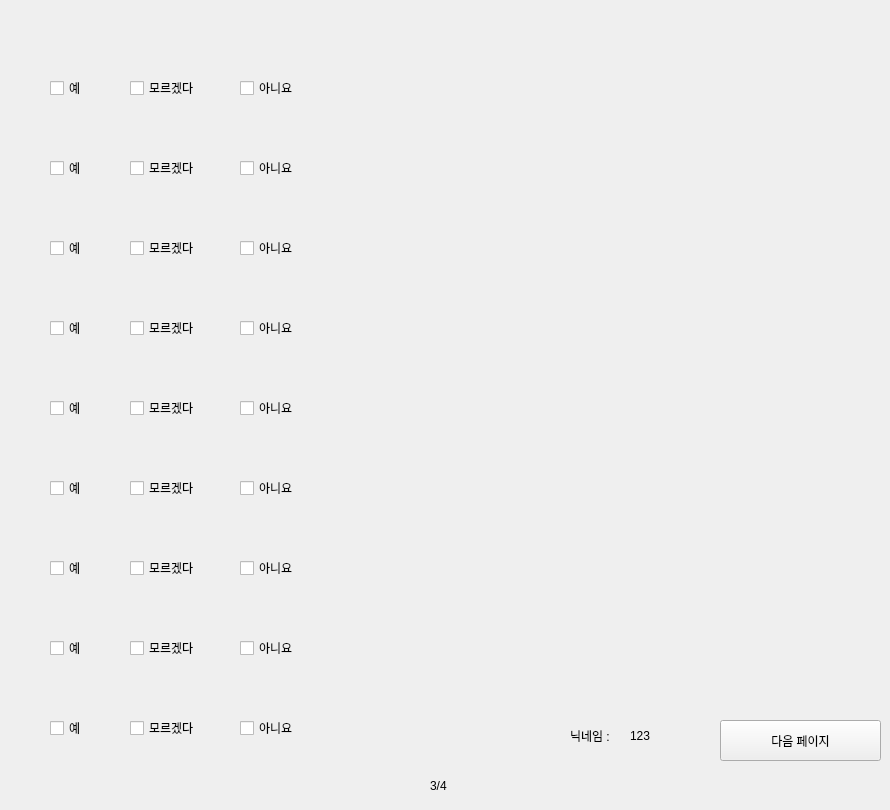
   <widget class="QWidget" name="page_10">
    <widget class="QCheckBox" name="h_22_2">
     <property name="geometry">
      <rect>
       <x>130</x>
       <y>320</y>
       <width>81</width>
       <height>16</height>
      </rect>
     </property>
     <property name="text">
      <string>모르겠다</string>
     </property>
     <attribute name="buttonGroup">
      <string notr="true">buttonGroup_22</string>
     </attribute>
    </widget>
    <widget class="QLabel" name="label_13">
     <property name="geometry">
      <rect>
       <x>570</x>
       <y>730</y>
       <width>56</width>
       <height>12</height>
      </rect>
     </property>
     <property name="text">
      <string>닉네임 :</string>
     </property>
    </widget>
    <widget class="QCheckBox" name="h_25_1">
     <property name="geometry">
      <rect>
       <x>50</x>
       <y>560</y>
       <width>81</width>
       <height>16</height>
      </rect>
     </property>
     <property name="text">
      <string>예</string>
     </property>
     <attribute name="buttonGroup">
      <string notr="true">buttonGroup_25</string>
     </attribute>
    </widget>
    <widget class="QCheckBox" name="h_23_3">
     <property name="geometry">
      <rect>
       <x>240</x>
       <y>400</y>
       <width>81</width>
       <height>16</height>
      </rect>
     </property>
     <property name="text">
      <string>아니요</string>
     </property>
     <attribute name="buttonGroup">
      <string notr="true">buttonGroup_23</string>
     </attribute>
    </widget>
    <widget class="QCheckBox" name="h_26_2">
     <property name="geometry">
      <rect>
       <x>130</x>
       <y>640</y>
       <width>81</width>
       <height>16</height>
      </rect>
     </property>
     <property name="text">
      <string>모르겠다</string>
     </property>
     <attribute name="buttonGroup">
      <string notr="true">buttonGroup_26</string>
     </attribute>
    </widget>
    <widget class="QCheckBox" name="h_24_1">
     <property name="geometry">
      <rect>
       <x>50</x>
       <y>480</y>
       <width>81</width>
       <height>16</height>
      </rect>
     </property>
     <property name="text">
      <string>예</string>
     </property>
     <attribute name="buttonGroup">
      <string notr="true">buttonGroup_24</string>
     </attribute>
    </widget>
    <widget class="QCheckBox" name="h_22_1">
     <property name="geometry">
      <rect>
       <x>50</x>
       <y>320</y>
       <width>81</width>
       <height>16</height>
      </rect>
     </property>
     <property name="text">
      <string>예</string>
     </property>
     <attribute name="buttonGroup">
      <string notr="true">buttonGroup_22</string>
     </attribute>
    </widget>
    <widget class="QCheckBox" name="h_27_1">
     <property name="geometry">
      <rect>
       <x>50</x>
       <y>720</y>
       <width>81</width>
       <height>16</height>
      </rect>
     </property>
     <property name="text">
      <string>예</string>
     </property>
     <attribute name="buttonGroup">
      <string notr="true">buttonGroup_27</string>
     </attribute>
    </widget>
    <widget class="QCheckBox" name="h_24_3">
     <property name="geometry">
      <rect>
       <x>240</x>
       <y>480</y>
       <width>81</width>
       <height>16</height>
      </rect>
     </property>
     <property name="text">
      <string>아니요</string>
     </property>
     <attribute name="buttonGroup">
      <string notr="true">buttonGroup_24</string>
     </attribute>
    </widget>
    <widget class="QCheckBox" name="h_27_3">
     <property name="geometry">
      <rect>
       <x>240</x>
       <y>720</y>
       <width>81</width>
       <height>16</height>
      </rect>
     </property>
     <property name="text">
      <string>아니요</string>
     </property>
     <attribute name="buttonGroup">
      <string notr="true">buttonGroup_27</string>
     </attribute>
    </widget>
    <widget class="QCheckBox" name="h_23_2">
     <property name="geometry">
      <rect>
       <x>130</x>
       <y>400</y>
       <width>81</width>
       <height>16</height>
      </rect>
     </property>
     <property name="text">
      <string>모르겠다</string>
     </property>
     <attribute name="buttonGroup">
      <string notr="true">buttonGroup_23</string>
     </attribute>
    </widget>
    <widget class="QCheckBox" name="h_26_1">
     <property name="geometry">
      <rect>
       <x>50</x>
       <y>640</y>
       <width>81</width>
       <height>16</height>
      </rect>
     </property>
     <property name="text">
      <string>예</string>
     </property>
     <attribute name="buttonGroup">
      <string notr="true">buttonGroup_26</string>
     </attribute>
    </widget>
    <widget class="QCheckBox" name="h_27_2">
     <property name="geometry">
      <rect>
       <x>130</x>
       <y>720</y>
       <width>81</width>
       <height>16</height>
      </rect>
     </property>
     <property name="text">
      <string>모르겠다</string>
     </property>
     <attribute name="buttonGroup">
      <string notr="true">buttonGroup_27</string>
     </attribute>
    </widget>
    <widget class="QCheckBox" name="h_26_3">
     <property name="geometry">
      <rect>
       <x>240</x>
       <y>640</y>
       <width>81</width>
       <height>16</height>
      </rect>
     </property>
     <property name="text">
      <string>아니요</string>
     </property>
     <attribute name="buttonGroup">
      <string notr="true">buttonGroup_26</string>
     </attribute>
    </widget>
    <widget class="QCheckBox" name="h_25_2">
     <property name="geometry">
      <rect>
       <x>130</x>
       <y>560</y>
       <width>81</width>
       <height>16</height>
      </rect>
     </property>
     <property name="text">
      <string>모르겠다</string>
     </property>
     <attribute name="buttonGroup">
      <string notr="true">buttonGroup_25</string>
     </attribute>
    </widget>
    <widget class="QCheckBox" name="h_24_2">
     <property name="geometry">
      <rect>
       <x>130</x>
       <y>480</y>
       <width>81</width>
       <height>16</height>
      </rect>
     </property>
     <property name="text">
      <string>모르겠다</string>
     </property>
     <attribute name="buttonGroup">
      <string notr="true">buttonGroup_24</string>
     </attribute>
    </widget>
    <widget class="QCheckBox" name="h_25_3">
     <property name="geometry">
      <rect>
       <x>240</x>
       <y>560</y>
       <width>81</width>
       <height>16</height>
      </rect>
     </property>
     <property name="text">
      <string>아니요</string>
     </property>
     <attribute name="buttonGroup">
      <string notr="true">buttonGroup_25</string>
     </attribute>
    </widget>
    <widget class="QCheckBox" name="h_23_1">
     <property name="geometry">
      <rect>
       <x>50</x>
       <y>400</y>
       <width>81</width>
       <height>16</height>
      </rect>
     </property>
     <property name="text">
      <string>예</string>
     </property>
     <attribute name="buttonGroup">
      <string notr="true">buttonGroup_23</string>
     </attribute>
    </widget>
    <widget class="QCheckBox" name="h_22_3">
     <property name="geometry">
      <rect>
       <x>240</x>
       <y>320</y>
       <width>81</width>
       <height>16</height>
      </rect>
     </property>
     <property name="text">
      <string>아니요</string>
     </property>
     <attribute name="buttonGroup">
      <string notr="true">buttonGroup_22</string>
     </attribute>
    </widget>
    <widget class="QLabel" name="text_h_19">
     <property name="geometry">
      <rect>
       <x>30</x>
       <y>20</y>
       <width>611</width>
       <height>51</height>
      </rect>
     </property>
     <property name="text">
      <string/>
     </property>
    </widget>
    <widget class="QLabel" name="text_h_20">
     <property name="geometry">
      <rect>
       <x>30</x>
       <y>100</y>
       <width>611</width>
       <height>51</height>
      </rect>
     </property>
     <property name="text">
      <string/>
     </property>
    </widget>
    <widget class="QLabel" name="text_h_21">
     <property name="geometry">
      <rect>
       <x>30</x>
       <y>180</y>
       <width>611</width>
       <height>51</height>
      </rect>
     </property>
     <property name="text">
      <string/>
     </property>
    </widget>
    <widget class="QLabel" name="text_h_22">
     <property name="geometry">
      <rect>
       <x>30</x>
       <y>260</y>
       <width>611</width>
       <height>51</height>
      </rect>
     </property>
     <property name="text">
      <string/>
     </property>
    </widget>
    <widget class="QLabel" name="text_h_23">
     <property name="geometry">
      <rect>
       <x>30</x>
       <y>340</y>
       <width>611</width>
       <height>51</height>
      </rect>
     </property>
     <property name="text">
      <string/>
     </property>
    </widget>
    <widget class="QLabel" name="text_h_24">
     <property name="geometry">
      <rect>
       <x>30</x>
       <y>420</y>
       <width>611</width>
       <height>51</height>
      </rect>
     </property>
     <property name="text">
      <string/>
     </property>
    </widget>
    <widget class="QLabel" name="text_h_25">
     <property name="geometry">
      <rect>
       <x>30</x>
       <y>500</y>
       <width>611</width>
       <height>51</height>
      </rect>
     </property>
     <property name="text">
      <string/>
     </property>
    </widget>
    <widget class="QLabel" name="text_h_26">
     <property name="geometry">
      <rect>
       <x>30</x>
       <y>580</y>
       <width>611</width>
       <height>51</height>
      </rect>
     </property>
     <property name="text">
      <string/>
     </property>
    </widget>
    <widget class="QLabel" name="text_h_27">
     <property name="geometry">
      <rect>
       <x>30</x>
       <y>660</y>
       <width>611</width>
       <height>51</height>
      </rect>
     </property>
     <property name="text">
      <string/>
     </property>
    </widget>
    <widget class="QCheckBox" name="h_21_2">
     <property name="geometry">
      <rect>
       <x>130</x>
       <y>240</y>
       <width>81</width>
       <height>16</height>
      </rect>
     </property>
     <property name="text">
      <string>모르겠다</string>
     </property>
     <attribute name="buttonGroup">
      <string notr="true">buttonGroup_21</string>
     </attribute>
    </widget>
    <widget class="QCheckBox" name="h_20_3">
     <property name="geometry">
      <rect>
       <x>240</x>
       <y>160</y>
       <width>81</width>
       <height>16</height>
      </rect>
     </property>
     <property name="text">
      <string>아니요</string>
     </property>
     <attribute name="buttonGroup">
      <string notr="true">buttonGroup_20</string>
     </attribute>
    </widget>
    <widget class="QCheckBox" name="h_21_3">
     <property name="geometry">
      <rect>
       <x>240</x>
       <y>240</y>
       <width>81</width>
       <height>16</height>
      </rect>
     </property>
     <property name="text">
      <string>아니요</string>
     </property>
     <attribute name="buttonGroup">
      <string notr="true">buttonGroup_21</string>
     </attribute>
    </widget>
    <widget class="QCheckBox" name="h_20_2">
     <property name="geometry">
      <rect>
       <x>130</x>
       <y>160</y>
       <width>81</width>
       <height>16</height>
      </rect>
     </property>
     <property name="text">
      <string>모르겠다</string>
     </property>
     <attribute name="buttonGroup">
      <string notr="true">buttonGroup_20</string>
     </attribute>
    </widget>
    <widget class="QCheckBox" name="h_19_3">
     <property name="geometry">
      <rect>
       <x>240</x>
       <y>80</y>
       <width>81</width>
       <height>16</height>
      </rect>
     </property>
     <property name="text">
      <string>아니요</string>
     </property>
     <attribute name="buttonGroup">
      <string notr="true">buttonGroup_19</string>
     </attribute>
    </widget>
    <widget class="QCheckBox" name="h_19_1">
     <property name="geometry">
      <rect>
       <x>50</x>
       <y>80</y>
       <width>81</width>
       <height>16</height>
      </rect>
     </property>
     <property name="text">
      <string>예</string>
     </property>
     <attribute name="buttonGroup">
      <string notr="true">buttonGroup_19</string>
     </attribute>
    </widget>
    <widget class="QCheckBox" name="h_19_2">
     <property name="geometry">
      <rect>
       <x>130</x>
       <y>80</y>
       <width>81</width>
       <height>16</height>
      </rect>
     </property>
     <property name="text">
      <string>모르겠다</string>
     </property>
     <attribute name="buttonGroup">
      <string notr="true">buttonGroup_19</string>
     </attribute>
    </widget>
    <widget class="QCheckBox" name="h_20_1">
     <property name="geometry">
      <rect>
       <x>50</x>
       <y>160</y>
       <width>81</width>
       <height>16</height>
      </rect>
     </property>
     <property name="text">
      <string>예</string>
     </property>
     <attribute name="buttonGroup">
      <string notr="true">buttonGroup_20</string>
     </attribute>
    </widget>
    <widget class="QCheckBox" name="h_21_1">
     <property name="geometry">
      <rect>
       <x>50</x>
       <y>240</y>
       <width>81</width>
       <height>16</height>
      </rect>
     </property>
     <property name="text">
      <string>예</string>
     </property>
     <attribute name="buttonGroup">
      <string notr="true">buttonGroup_21</string>
     </attribute>
    </widget>
    <widget class="QPushButton" name="next_3">
     <property name="geometry">
      <rect>
       <x>720</x>
       <y>720</y>
       <width>161</width>
       <height>41</height>
      </rect>
     </property>
     <property name="text">
      <string>다음 페이지</string>
     </property>
    </widget>
    <widget class="QLabel" name="name_3">
     <property name="geometry">
      <rect>
       <x>630</x>
       <y>730</y>
       <width>56</width>
       <height>12</height>
      </rect>
     </property>
     <property name="text">
      <string>123</string>
     </property>
    </widget>
    <widget class="QLabel" name="label_6">
     <property name="geometry">
      <rect>
       <x>430</x>
       <y>770</y>
       <width>91</width>
       <height>31</height>
      </rect>
     </property>
     <property name="text">
      <string>3/4</string>
     </property>
    </widget>
   </widget>
